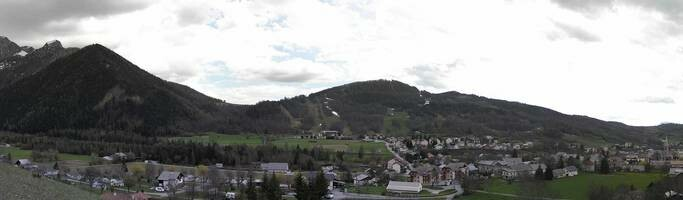
#> input picture testciel.jpeg, 683 x 200 px
$ python decoupage_avec_bruit_v2.py
#> lines starting #> are read from the running program, lines starting #| are printed output that depends on the picture
from PIL import Image
import numpy as np
import matplotlib.pyplot as plt
from scipy.optimize import curve_fit

# Load the image and convert it to grayscale
im = Image.open("testciel.jpeg").convert('L')
pix = np.array(im)

# Choose the column to analyze
col_index = int(np.median(np.arange(pix.shape[1])))
#> col_index = 341

# Initialize arrays to store the results
max_slope_indices = np.zeros(pix.shape[1])
#> max_slope_indices = 683 values from 0 to 0
trusts = np.zeros(pix.shape[1])
#> trusts = 683 values from 0 to 0

# Loop over every column
for i in range(pix.shape[1]):
    col = pix[:, i]

    # Calculate the standard deviation of the pixels surrounding each pixel in the column
    std = np.zeros(col.shape)
    for j in range(50,col.shape[0]):
        if j == 0:
            std[j] = np.std(col[j:j+2])
        elif j == col.shape[0]-1:
            std[j] = np.std(col[j-1:j+1])
        else:
            std[j] = np.std(col[j-1:j+2])

    # Calculate the slope of the standard deviation values
    slope = np.abs(np.diff(std))

    # Find the index with the highest slope
    max_slope_index = np.argmax(slope)

    # Calculate the trust coefficient
    trust = 1 - (max_slope_index - len(slope)/2) / (len(slope)/2)

    # Store the results for this column
    max_slope_indices[i] = max_slope_index
    trusts[i] = trust
#> after the loop, max_slope_indices = 683 values, max 196 at index 384, min 49 at index 21, mean 106.5; trusts = 683 values, max 1.51 at index 21, min 0.0302 at index 384, mean 0.929

# Find the y values with the highest slopes for each column
max_slope_y = np.zeros(pix.shape[1])
#> max_slope_y = 683 values from 0 to 0
for i in range(pix.shape[1]):
    if max_slope_indices[i] == 0:
        max_slope_y[i] = 0
    elif max_slope_indices[i] == pix.shape[0]-1:
        max_slope_y[i] = pix.shape[0]-1
    else:
        max_slope_y[i] = np.argmax(np.abs(np.diff(std[int(max_slope_indices[i])-1:int(max_slope_indices[i])+2]))) + int(max_slope_indices[i]) - 1
#> after the loop, max_slope_y = 683 values, max 196 at index 384, min 49 at index 21, mean 105.9


# Add small random values to duplicate values
unique_max_slope_y, unique_indices = np.unique(max_slope_y, return_index=True)
#> unique_max_slope_y = 93 values from 49 to 196; unique_indices = 93 values, max 630 at index 59, min 0 at index 9, mean 207.9
duplicates = np.setdiff1d(np.arange(len(max_slope_y)), unique_indices)
#> duplicates = 590 values from 1 to 682
for idx in duplicates:
    max_slope_y[idx] += np.random.uniform(-0.1, 0.1)
#> this loop made 590 passes
#> idx on passes 2 to 4: 5, 8, 9
#> after the loop, max_slope_y = 683 values, max 196 at index 384, min 48.91 at index 109, mean 105.9

# Curve fitting to find the best-fit line
x = np.arange(pix.shape[1])
#> x = 683 values from 0 to 682
popt, _ = curve_fit(lambda x, a, b, c: a * np.sin(b * x) + c, x, max_slope_y, p0=(1, 0.01, 0))
#> popt = [14.92, 0.0316, 104.6]

# Calculate the best-fit line
best_fit_y = popt[0] * np.sin(popt[1] * x) + popt[2]
#> best_fit_y = 683 values, max 119.5 at index 647, min 89.67 at index 149, mean 105.9

# Plot the results on top of the image
fig, ax = plt.subplots()
ax.imshow(pix, cmap='gray', alpha=0.5)
scatter = ax.scatter(x, max_slope_y, c=trusts)
ax.plot(x, best_fit_y, 'r--')
ax.set_xlim([0, pix.shape[1]])
ax.set_ylim([pix.shape[0], 0])
ax.set_xlabel("Column index")
ax.set_ylabel("Row index")
fig.colorbar(scatter, ax=ax)
plt.show()
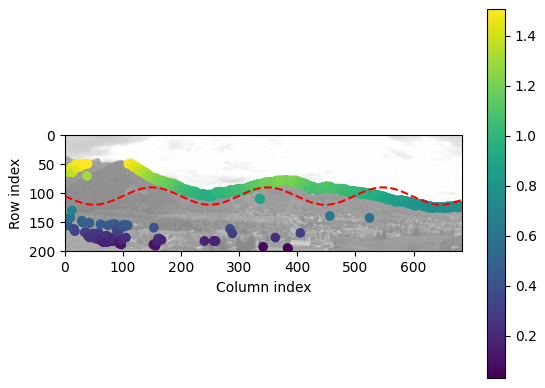
#> figure drawn by matplotlib, 2 panels

$ run again, with imagecloudy.jpg copied over testciel.jpeg
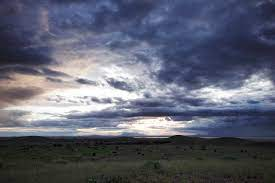
#> input picture imagecloudy.jpg, 275 x 183 px
#> `im = Image.open("testciel.jpeg").convert('L')`:
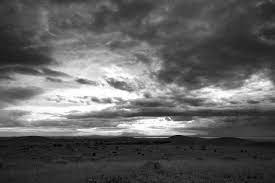
#> im: PIL image 275x183 L; min 0, max 255, mean 97.5
#> after the loop `for i in range(pix.shape[1]):`: max_slope_indices = 275 values, max 138 at index 136, min 71 at index 53, mean 116.9; trusts = 275 values, max 1.22 at index 53, min 0.484 at index 136, mean 0.716
#> after the loop `for i in range(pix.shape[1]):`: max_slope_y = 275 values, max 137 at index 1, min 71 at index 53, mean 116.2
#> unique_max_slope_y = 36 values from 71 to 137; unique_indices = 36 values, max 245 at index 2, min 0 at index 31, mean 121.8
#> duplicates = 239 values from 2 to 274
#> the loop `for idx in duplicates:` made 239 passes
#> idx on passes 1 to 3: 2, 3, 4
#> after the loop `for idx in duplicates:`: max_slope_y = 275 values, max 137.1 at index 11, min 70.93 at index 54, mean 116.2
#> popt = [-2.08, 0.105, 116.3]
#> best_fit_y = 275 values, max 118.4 at index 164, min 114.2 at index 194, mean 116.2
#> `plt.show()`:
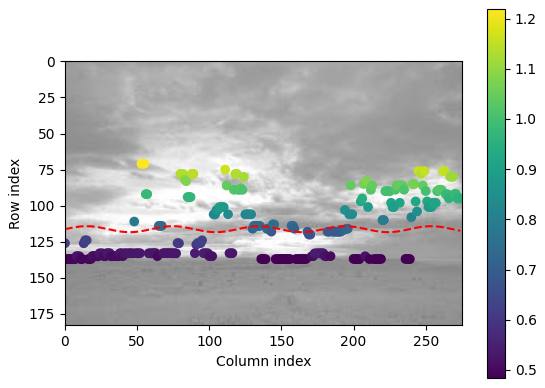
#> figure drawn by matplotlib, 2 panels
